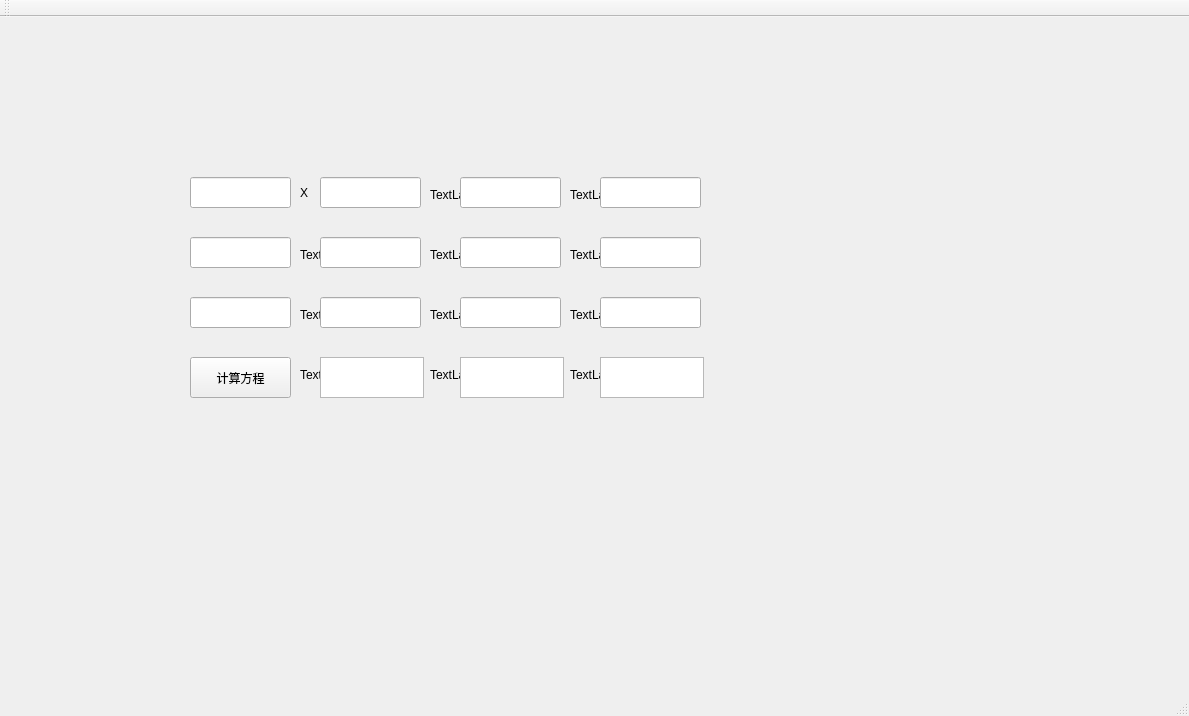
<?xml version="1.0" encoding="UTF-8"?>
<ui version="4.0">
 <class>MainWindow</class>
 <widget class="QMainWindow" name="MainWindow">
  <property name="geometry">
   <rect>
    <x>0</x>
    <y>0</y>
    <width>1189</width>
    <height>716</height>
   </rect>
  </property>
  <property name="windowTitle">
   <string>MainWindow</string>
  </property>
  <widget class="QWidget" name="centralWidget">
   <widget class="QLineEdit" name="lineEdit_x1">
    <property name="geometry">
     <rect>
      <x>190</x>
      <y>160</y>
      <width>101</width>
      <height>31</height>
     </rect>
    </property>
   </widget>
   <widget class="QLabel" name="label_x1">
    <property name="geometry">
     <rect>
      <x>300</x>
      <y>160</y>
      <width>41</width>
      <height>31</height>
     </rect>
    </property>
    <property name="text">
     <string>X</string>
    </property>
   </widget>
   <widget class="QLabel" name="label_y1">
    <property name="geometry">
     <rect>
      <x>430</x>
      <y>170</y>
      <width>54</width>
      <height>16</height>
     </rect>
    </property>
    <property name="text">
     <string>TextLabel</string>
    </property>
   </widget>
   <widget class="QLineEdit" name="lineEdit_y1">
    <property name="geometry">
     <rect>
      <x>320</x>
      <y>160</y>
      <width>101</width>
      <height>31</height>
     </rect>
    </property>
   </widget>
   <widget class="QLineEdit" name="lineEdit_z1">
    <property name="geometry">
     <rect>
      <x>460</x>
      <y>160</y>
      <width>101</width>
      <height>31</height>
     </rect>
    </property>
   </widget>
   <widget class="QLabel" name="label_z1">
    <property name="geometry">
     <rect>
      <x>570</x>
      <y>170</y>
      <width>54</width>
      <height>16</height>
     </rect>
    </property>
    <property name="text">
     <string>TextLabel</string>
    </property>
   </widget>
   <widget class="QLabel" name="label_x2">
    <property name="geometry">
     <rect>
      <x>300</x>
      <y>230</y>
      <width>54</width>
      <height>16</height>
     </rect>
    </property>
    <property name="text">
     <string>TextLabel</string>
    </property>
   </widget>
   <widget class="QLabel" name="label_y2">
    <property name="geometry">
     <rect>
      <x>430</x>
      <y>230</y>
      <width>54</width>
      <height>16</height>
     </rect>
    </property>
    <property name="text">
     <string>TextLabel</string>
    </property>
   </widget>
   <widget class="QLabel" name="label_z2">
    <property name="geometry">
     <rect>
      <x>570</x>
      <y>230</y>
      <width>54</width>
      <height>16</height>
     </rect>
    </property>
    <property name="text">
     <string>TextLabel</string>
    </property>
   </widget>
   <widget class="QLabel" name="label_x3">
    <property name="geometry">
     <rect>
      <x>300</x>
      <y>290</y>
      <width>54</width>
      <height>16</height>
     </rect>
    </property>
    <property name="text">
     <string>TextLabel</string>
    </property>
   </widget>
   <widget class="QLabel" name="label_y3">
    <property name="geometry">
     <rect>
      <x>430</x>
      <y>290</y>
      <width>54</width>
      <height>16</height>
     </rect>
    </property>
    <property name="text">
     <string>TextLabel</string>
    </property>
   </widget>
   <widget class="QLabel" name="label_z3">
    <property name="geometry">
     <rect>
      <x>570</x>
      <y>290</y>
      <width>54</width>
      <height>16</height>
     </rect>
    </property>
    <property name="text">
     <string>TextLabel</string>
    </property>
   </widget>
   <widget class="QLineEdit" name="lineEdit_equal1">
    <property name="geometry">
     <rect>
      <x>600</x>
      <y>160</y>
      <width>101</width>
      <height>31</height>
     </rect>
    </property>
   </widget>
   <widget class="QLineEdit" name="lineEdit_x2">
    <property name="geometry">
     <rect>
      <x>190</x>
      <y>220</y>
      <width>101</width>
      <height>31</height>
     </rect>
    </property>
   </widget>
   <widget class="QLineEdit" name="lineEdit_y2">
    <property name="geometry">
     <rect>
      <x>320</x>
      <y>220</y>
      <width>101</width>
      <height>31</height>
     </rect>
    </property>
   </widget>
   <widget class="QLineEdit" name="lineEdit_z2">
    <property name="geometry">
     <rect>
      <x>460</x>
      <y>220</y>
      <width>101</width>
      <height>31</height>
     </rect>
    </property>
   </widget>
   <widget class="QLineEdit" name="lineEdit_equal2">
    <property name="geometry">
     <rect>
      <x>600</x>
      <y>220</y>
      <width>101</width>
      <height>31</height>
     </rect>
    </property>
   </widget>
   <widget class="QLineEdit" name="lineEdit_x3">
    <property name="geometry">
     <rect>
      <x>190</x>
      <y>280</y>
      <width>101</width>
      <height>31</height>
     </rect>
    </property>
   </widget>
   <widget class="QLineEdit" name="lineEdit_y3">
    <property name="geometry">
     <rect>
      <x>320</x>
      <y>280</y>
      <width>101</width>
      <height>31</height>
     </rect>
    </property>
   </widget>
   <widget class="QLineEdit" name="lineEdit_z3">
    <property name="geometry">
     <rect>
      <x>460</x>
      <y>280</y>
      <width>101</width>
      <height>31</height>
     </rect>
    </property>
   </widget>
   <widget class="QLineEdit" name="lineEdit_equal3">
    <property name="geometry">
     <rect>
      <x>600</x>
      <y>280</y>
      <width>101</width>
      <height>31</height>
     </rect>
    </property>
   </widget>
   <widget class="QPushButton" name="pushButton">
    <property name="enabled">
     <bool>true</bool>
    </property>
    <property name="geometry">
     <rect>
      <x>190</x>
      <y>340</y>
      <width>101</width>
      <height>41</height>
     </rect>
    </property>
    <property name="text">
     <string>计算方程</string>
    </property>
   </widget>
   <widget class="QLabel" name="x_result">
    <property name="geometry">
     <rect>
      <x>300</x>
      <y>350</y>
      <width>54</width>
      <height>16</height>
     </rect>
    </property>
    <property name="text">
     <string>TextLabel</string>
    </property>
   </widget>
   <widget class="QLabel" name="y_result">
    <property name="geometry">
     <rect>
      <x>430</x>
      <y>350</y>
      <width>54</width>
      <height>16</height>
     </rect>
    </property>
    <property name="text">
     <string>TextLabel</string>
    </property>
   </widget>
   <widget class="QLabel" name="z_result">
    <property name="geometry">
     <rect>
      <x>570</x>
      <y>350</y>
      <width>54</width>
      <height>16</height>
     </rect>
    </property>
    <property name="text">
     <string>TextLabel</string>
    </property>
   </widget>
   <widget class="QTextEdit" name="x_value">
    <property name="geometry">
     <rect>
      <x>320</x>
      <y>340</y>
      <width>104</width>
      <height>41</height>
     </rect>
    </property>
   </widget>
   <widget class="QTextEdit" name="y_value">
    <property name="geometry">
     <rect>
      <x>460</x>
      <y>340</y>
      <width>104</width>
      <height>41</height>
     </rect>
    </property>
   </widget>
   <widget class="QTextEdit" name="z_value">
    <property name="geometry">
     <rect>
      <x>600</x>
      <y>340</y>
      <width>104</width>
      <height>41</height>
     </rect>
    </property>
   </widget>
  </widget>
  <widget class="QMenuBar" name="menuBar">
   <property name="geometry">
    <rect>
     <x>0</x>
     <y>0</y>
     <width>1189</width>
     <height>23</height>
    </rect>
   </property>
  </widget>
  <widget class="QToolBar" name="mainToolBar">
   <attribute name="toolBarArea">
    <enum>TopToolBarArea</enum>
   </attribute>
   <attribute name="toolBarBreak">
    <bool>false</bool>
   </attribute>
  </widget>
  <widget class="QStatusBar" name="statusBar"/>
 </widget>
 <layoutdefault spacing="6" margin="11"/>
 <resources/>
 <connections/>
</ui>
